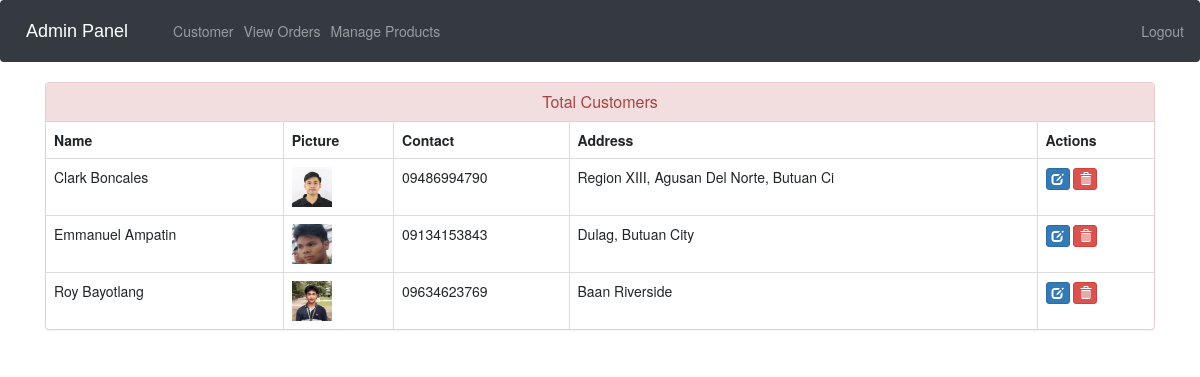
/view-customer (signed in), run on the app's committed database.
### ecom/models.py (models this page shows, shortened)
class Customer(models.Model):
    user=models.OneToOneField(User,on_delete=models.CASCADE)
    profile_pic= models.ImageField(upload_to='profile_pic/CustomerProfilePic/',null=True,blank=True)
    address = models.CharField(max_length=40)
    mobile = models.CharField(max_length=20,null=False)
    @property
    def get_name(self):
        return self.user.first_name+" "+self.user.last_name

### ecom/views.py (the view)
# urls.py: path('view-customer', views.view_customer_view,name='view-customer'),
@login_required(login_url='adminlogin')
def view_customer_view(request):
    customers=models.Customer.objects.all()
    return render(request,'ecom/view_customer.html',{'customers':customers})

### templates/ecom/view_customer.html (shortened to what this page needs)
{% extends 'ecom/admin_base.html' %}
{% load static %}
{% block content %}
<head>
  <link href="//netdna.bootstrapcdn.com/bootstrap/3.0.0/css/bootstrap.min.css" rel="stylesheet" id="bootstrap-css">
</head>
<div class="container">
  <div class="panel panel-danger">
    <div class="panel-heading">
      <h6 class="panel-title">Total Customers</h6>
    </div>
    <table class="table table-hover table-bordered" id="dev-table">
      <thead>
        <tr>
          <th>Name</th>
          <th>Picture</th>
          <th>Contact</th>
          <th>Address</th>
          <th>Actions</th>
        </tr>
      </thead>
      {% for c in customers %}
      <tr>
        <td> {{c.get_name}}</td>
        <td> <img src="{% static c.profile_pic.url %}" alt="Profile Pic" height="40px" width="40px" /></td>
        <td>{{c.mobile}}</td>
        <td>{{c.address}}</td>
        <td><a class="btn btn-primary btn-xs" href="{% url 'update-customer' c.id  %}"><span class="glyphicon glyphicon-edit"></span></a>
        <a class="btn btn-danger btn-xs" href="{% url 'delete-customer' c.id  %}"><span class="glyphicon glyphicon-trash"></span></a></td>
      </tr>
      {% endfor %}
    </table>
  </div>
</div>
{% endblock content %}

### templates/ecom/admin_base.html (shortened to what this page needs)
<!DOCTYPE html>
{% load static %}
<html lang="en">
<head>
  <link rel="stylesheet" href="https://stackpath.bootstrapcdn.com/bootstrap/4.3.1/css/bootstrap.min.css">
  <link rel="stylesheet" href="https://maxcdn.bootstrapcdn.com/font-awesome/4.7.0/css/font-awesome.min.css">
</head>
<body>
  <div class="bs-example">
    <nav class="navbar navbar-expand-md navbar-dark fixed-top" style="background:#343A40;">
      <a href="/" class="navbar-brand">Admin Panel</a>
      <div class="collapse navbar-collapse justify-content-between" id="navbarCollapse">
        <div class="navbar-nav">
          <a href="/view-customer" class="nav-item nav-link">Customer</a>
          <a href="/admin-view-booking" class="nav-item nav-link">View Orders</a>
          <a href="/admin-products" class="nav-item nav-link">Manage Products</a>
        </div>
        <div class="navbar-nav navbar-right">
          <a href="/logout" class="nav-item nav-link"> Logout</a>
        </div>
      </div>
    </nav>
  </div>
  {% block content %}
  {% endblock content %}
<br><br><br><br><br><br><br><br>
</body>
</html>

### templates/ecom/admin_base.html (style rules this page uses)
.bs-example { margin: 0px; }
.navbar-brand { font-size: 20px; font-family: sans-serif; }

### templates/ecom/view_customer.html (style rules this page uses)
a:link { text-decoration: none; }
h6 { text-align: center; }

### data on the page
Customer: get_name "Clark Boncales", profile_pic (picture), mobile "09486994790", address "Region XIII, Agusan Del Norte, Butuan Ci"
Customer: get_name "Emmanuel Ampatin", profile_pic (picture), mobile "09134153843", address "Dulag, Butuan City"
Customer: get_name "Roy Bayotlang", profile_pic (picture), mobile "09634623769", address "Baan Riverside"
